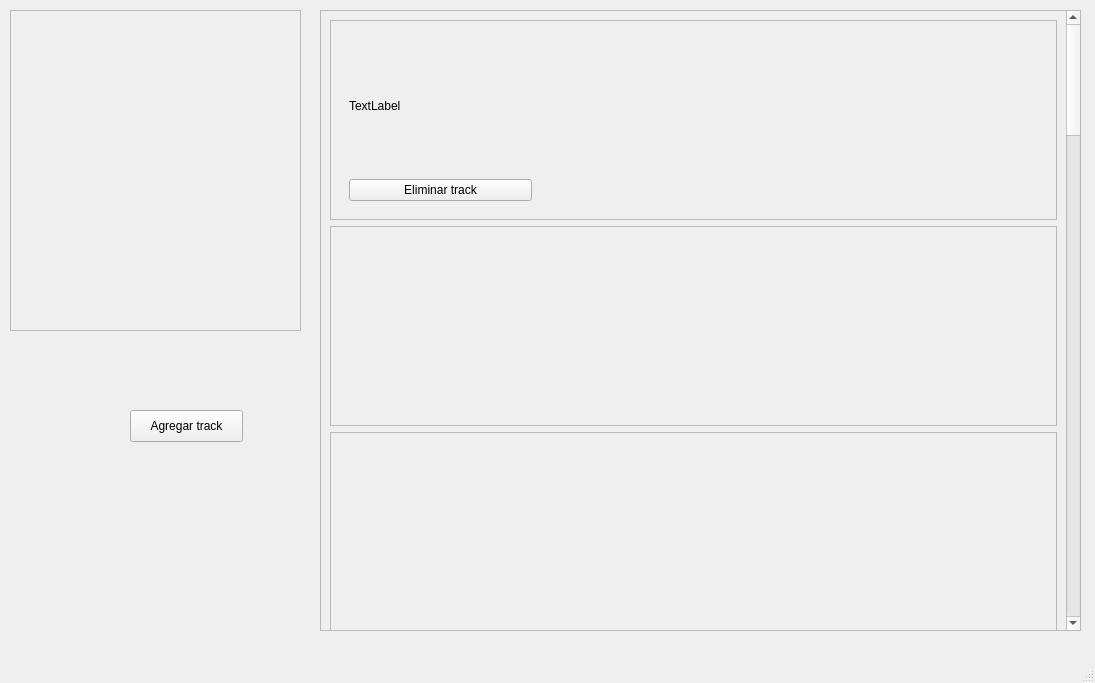
<?xml version="1.0" encoding="UTF-8"?>
<ui version="4.0">
 <class>MainWindow</class>
 <widget class="QMainWindow" name="MainWindow">
  <property name="geometry">
   <rect>
    <x>0</x>
    <y>0</y>
    <width>1095</width>
    <height>683</height>
   </rect>
  </property>
  <property name="minimumSize">
   <size>
    <width>0</width>
    <height>200</height>
   </size>
  </property>
  <property name="windowTitle">
   <string>MainWindow</string>
  </property>
  <widget class="QWidget" name="centralwidget">
   <widget class="QScrollArea" name="scrollArea">
    <property name="geometry">
     <rect>
      <x>320</x>
      <y>10</y>
      <width>761</width>
      <height>621</height>
     </rect>
    </property>
    <property name="widgetResizable">
     <bool>true</bool>
    </property>
    <widget class="QWidget" name="scrollAreaWidgetContents">
     <property name="geometry">
      <rect>
       <x>0</x>
       <y>0</y>
       <width>744</width>
       <height>3464</height>
      </rect>
     </property>
     <layout class="QVBoxLayout" name="trackwindow_layout">
      <item>
       <widget class="QFrame" name="trackui1">
        <property name="minimumSize">
         <size>
          <width>0</width>
          <height>200</height>
         </size>
        </property>
        <property name="layoutDirection">
         <enum>Qt::LeftToRight</enum>
        </property>
        <property name="autoFillBackground">
         <bool>false</bool>
        </property>
        <property name="frameShape">
         <enum>QFrame::StyledPanel</enum>
        </property>
        <property name="frameShadow">
         <enum>QFrame::Raised</enum>
        </property>
        <layout class="QHBoxLayout" name="horizontalLayout">
         <item>
          <widget class="QWidget" name="trackpanel1" native="true">
           <property name="minimumSize">
            <size>
             <width>180</width>
             <height>0</height>
            </size>
           </property>
           <property name="maximumSize">
            <size>
             <width>16777215</width>
             <height>16777215</height>
            </size>
           </property>
           <layout class="QGridLayout" name="gridLayout">
            <item row="1" column="0">
             <widget class="QPushButton" name="pushButton_2">
              <property name="text">
               <string>Eliminar track</string>
              </property>
             </widget>
            </item>
            <item row="0" column="0">
             <widget class="QLabel" name="label">
              <property name="text">
               <string>TextLabel</string>
              </property>
             </widget>
            </item>
           </layout>
          </widget>
         </item>
         <item>
          <widget class="MplWidget" name="tracktimeline1" native="true">
           <property name="minimumSize">
            <size>
             <width>500</width>
             <height>0</height>
            </size>
           </property>
          </widget>
         </item>
        </layout>
       </widget>
      </item>
      <item>
       <widget class="QFrame" name="trackui2">
        <property name="minimumSize">
         <size>
          <width>0</width>
          <height>200</height>
         </size>
        </property>
        <property name="frameShape">
         <enum>QFrame::StyledPanel</enum>
        </property>
        <property name="frameShadow">
         <enum>QFrame::Raised</enum>
        </property>
        <layout class="QHBoxLayout" name="horizontalLayout_2">
         <item>
          <widget class="QWidget" name="trackpanel2" native="true">
           <property name="minimumSize">
            <size>
             <width>180</width>
             <height>0</height>
            </size>
           </property>
           <property name="maximumSize">
            <size>
             <width>16777215</width>
             <height>16777215</height>
            </size>
           </property>
          </widget>
         </item>
         <item>
          <widget class="MplWidget" name="tracktimeline2" native="true">
           <property name="minimumSize">
            <size>
             <width>500</width>
             <height>0</height>
            </size>
           </property>
          </widget>
         </item>
        </layout>
       </widget>
      </item>
      <item>
       <widget class="QFrame" name="trackui3">
        <property name="minimumSize">
         <size>
          <width>0</width>
          <height>200</height>
         </size>
        </property>
        <property name="frameShape">
         <enum>QFrame::StyledPanel</enum>
        </property>
        <property name="frameShadow">
         <enum>QFrame::Raised</enum>
        </property>
        <layout class="QHBoxLayout" name="horizontalLayout_3">
         <item>
          <widget class="QWidget" name="trackpanel3" native="true">
           <property name="minimumSize">
            <size>
             <width>180</width>
             <height>0</height>
            </size>
           </property>
           <property name="maximumSize">
            <size>
             <width>16777215</width>
             <height>16777215</height>
            </size>
           </property>
          </widget>
         </item>
         <item>
          <widget class="MplWidget" name="tracktimeline3" native="true">
           <property name="minimumSize">
            <size>
             <width>500</width>
             <height>0</height>
            </size>
           </property>
          </widget>
         </item>
        </layout>
       </widget>
      </item>
      <item>
       <widget class="QFrame" name="trackui4">
        <property name="minimumSize">
         <size>
          <width>0</width>
          <height>200</height>
         </size>
        </property>
        <property name="frameShape">
         <enum>QFrame::StyledPanel</enum>
        </property>
        <property name="frameShadow">
         <enum>QFrame::Raised</enum>
        </property>
        <layout class="QHBoxLayout" name="horizontalLayout_4">
         <item alignment="Qt::AlignLeft">
          <widget class="QWidget" name="trackpanel4" native="true">
           <property name="minimumSize">
            <size>
             <width>180</width>
             <height>0</height>
            </size>
           </property>
           <property name="maximumSize">
            <size>
             <width>16777215</width>
             <height>16777215</height>
            </size>
           </property>
          </widget>
         </item>
         <item>
          <widget class="MplWidget" name="tracktimeline4" native="true">
           <property name="minimumSize">
            <size>
             <width>500</width>
             <height>0</height>
            </size>
           </property>
          </widget>
         </item>
        </layout>
       </widget>
      </item>
      <item>
       <widget class="QFrame" name="trackui5">
        <property name="minimumSize">
         <size>
          <width>0</width>
          <height>200</height>
         </size>
        </property>
        <property name="frameShape">
         <enum>QFrame::StyledPanel</enum>
        </property>
        <property name="frameShadow">
         <enum>QFrame::Raised</enum>
        </property>
        <layout class="QHBoxLayout" name="horizontalLayout_5">
         <item alignment="Qt::AlignLeft">
          <widget class="QWidget" name="trackpanel5" native="true">
           <property name="minimumSize">
            <size>
             <width>180</width>
             <height>0</height>
            </size>
           </property>
           <property name="maximumSize">
            <size>
             <width>16777215</width>
             <height>16777215</height>
            </size>
           </property>
          </widget>
         </item>
         <item>
          <widget class="MplWidget" name="tracktimeline5" native="true">
           <property name="minimumSize">
            <size>
             <width>500</width>
             <height>0</height>
            </size>
           </property>
          </widget>
         </item>
        </layout>
       </widget>
      </item>
      <item>
       <widget class="QFrame" name="trackui6">
        <property name="minimumSize">
         <size>
          <width>0</width>
          <height>200</height>
         </size>
        </property>
        <property name="frameShape">
         <enum>QFrame::StyledPanel</enum>
        </property>
        <property name="frameShadow">
         <enum>QFrame::Raised</enum>
        </property>
        <layout class="QHBoxLayout" name="horizontalLayout_6">
         <item>
          <widget class="QWidget" name="trackpanel6" native="true">
           <property name="minimumSize">
            <size>
             <width>180</width>
             <height>0</height>
            </size>
           </property>
           <property name="maximumSize">
            <size>
             <width>16777215</width>
             <height>16777215</height>
            </size>
           </property>
          </widget>
         </item>
         <item>
          <widget class="MplWidget" name="tracktimeline6" native="true">
           <property name="minimumSize">
            <size>
             <width>500</width>
             <height>0</height>
            </size>
           </property>
          </widget>
         </item>
        </layout>
       </widget>
      </item>
      <item>
       <widget class="QFrame" name="trackui7">
        <property name="minimumSize">
         <size>
          <width>0</width>
          <height>200</height>
         </size>
        </property>
        <property name="frameShape">
         <enum>QFrame::StyledPanel</enum>
        </property>
        <property name="frameShadow">
         <enum>QFrame::Raised</enum>
        </property>
        <layout class="QHBoxLayout" name="horizontalLayout_7">
         <item>
          <widget class="QWidget" name="trackpanel7" native="true">
           <property name="minimumSize">
            <size>
             <width>180</width>
             <height>0</height>
            </size>
           </property>
           <property name="maximumSize">
            <size>
             <width>16777215</width>
             <height>16777215</height>
            </size>
           </property>
          </widget>
         </item>
         <item>
          <widget class="MplWidget" name="tracktimeline7" native="true">
           <property name="minimumSize">
            <size>
             <width>500</width>
             <height>0</height>
            </size>
           </property>
          </widget>
         </item>
        </layout>
       </widget>
      </item>
      <item>
       <widget class="QFrame" name="trackui8">
        <property name="minimumSize">
         <size>
          <width>0</width>
          <height>200</height>
         </size>
        </property>
        <property name="frameShape">
         <enum>QFrame::StyledPanel</enum>
        </property>
        <property name="frameShadow">
         <enum>QFrame::Raised</enum>
        </property>
        <layout class="QHBoxLayout" name="horizontalLayout_8">
         <item>
          <widget class="QWidget" name="trackpanel8" native="true">
           <property name="minimumSize">
            <size>
             <width>180</width>
             <height>0</height>
            </size>
           </property>
           <property name="maximumSize">
            <size>
             <width>16777215</width>
             <height>16777215</height>
            </size>
           </property>
          </widget>
         </item>
         <item>
          <widget class="MplWidget" name="tracktimeline8" native="true">
           <property name="minimumSize">
            <size>
             <width>500</width>
             <height>0</height>
            </size>
           </property>
          </widget>
         </item>
        </layout>
       </widget>
      </item>
      <item>
       <widget class="QFrame" name="trackui9">
        <property name="minimumSize">
         <size>
          <width>0</width>
          <height>200</height>
         </size>
        </property>
        <property name="frameShape">
         <enum>QFrame::StyledPanel</enum>
        </property>
        <property name="frameShadow">
         <enum>QFrame::Raised</enum>
        </property>
        <layout class="QHBoxLayout" name="horizontalLayout_9">
         <item>
          <widget class="QWidget" name="trackpanel9" native="true">
           <property name="minimumSize">
            <size>
             <width>180</width>
             <height>0</height>
            </size>
           </property>
           <property name="maximumSize">
            <size>
             <width>16777215</width>
             <height>16777215</height>
            </size>
           </property>
          </widget>
         </item>
         <item>
          <widget class="MplWidget" name="tracktimeline9" native="true">
           <property name="minimumSize">
            <size>
             <width>500</width>
             <height>0</height>
            </size>
           </property>
          </widget>
         </item>
        </layout>
       </widget>
      </item>
      <item>
       <widget class="QFrame" name="trackui10">
        <property name="minimumSize">
         <size>
          <width>0</width>
          <height>200</height>
         </size>
        </property>
        <property name="frameShape">
         <enum>QFrame::StyledPanel</enum>
        </property>
        <property name="frameShadow">
         <enum>QFrame::Raised</enum>
        </property>
        <layout class="QHBoxLayout" name="horizontalLayout_10">
         <item>
          <widget class="QWidget" name="trackpanel10" native="true">
           <property name="minimumSize">
            <size>
             <width>180</width>
             <height>0</height>
            </size>
           </property>
           <property name="maximumSize">
            <size>
             <width>16777215</width>
             <height>16777215</height>
            </size>
           </property>
          </widget>
         </item>
         <item>
          <widget class="MplWidget" name="tracktimeline10" native="true">
           <property name="minimumSize">
            <size>
             <width>500</width>
             <height>0</height>
            </size>
           </property>
          </widget>
         </item>
        </layout>
       </widget>
      </item>
      <item>
       <widget class="QFrame" name="trackui11">
        <property name="minimumSize">
         <size>
          <width>0</width>
          <height>200</height>
         </size>
        </property>
        <property name="frameShape">
         <enum>QFrame::StyledPanel</enum>
        </property>
        <property name="frameShadow">
         <enum>QFrame::Raised</enum>
        </property>
        <layout class="QHBoxLayout" name="horizontalLayout_11">
         <item>
          <widget class="QWidget" name="trackpanel11" native="true">
           <property name="minimumSize">
            <size>
             <width>180</width>
             <height>0</height>
            </size>
           </property>
           <property name="maximumSize">
            <size>
             <width>16777215</width>
             <height>16777215</height>
            </size>
           </property>
          </widget>
         </item>
         <item>
          <widget class="MplWidget" name="tracktimeline11" native="true">
           <property name="minimumSize">
            <size>
             <width>500</width>
             <height>0</height>
            </size>
           </property>
          </widget>
         </item>
        </layout>
       </widget>
      </item>
      <item>
       <widget class="QFrame" name="trackui12">
        <property name="minimumSize">
         <size>
          <width>0</width>
          <height>200</height>
         </size>
        </property>
        <property name="frameShape">
         <enum>QFrame::StyledPanel</enum>
        </property>
        <property name="frameShadow">
         <enum>QFrame::Raised</enum>
        </property>
        <layout class="QHBoxLayout" name="horizontalLayout_12">
         <item>
          <widget class="QWidget" name="trackpanel12" native="true">
           <property name="minimumSize">
            <size>
             <width>180</width>
             <height>0</height>
            </size>
           </property>
           <property name="maximumSize">
            <size>
             <width>16777215</width>
             <height>16777215</height>
            </size>
           </property>
          </widget>
         </item>
         <item>
          <widget class="MplWidget" name="tracktimeline12" native="true">
           <property name="minimumSize">
            <size>
             <width>500</width>
             <height>0</height>
            </size>
           </property>
          </widget>
         </item>
        </layout>
       </widget>
      </item>
      <item>
       <widget class="QFrame" name="trackui13">
        <property name="minimumSize">
         <size>
          <width>0</width>
          <height>200</height>
         </size>
        </property>
        <property name="frameShape">
         <enum>QFrame::StyledPanel</enum>
        </property>
        <property name="frameShadow">
         <enum>QFrame::Raised</enum>
        </property>
        <layout class="QHBoxLayout" name="horizontalLayout_13">
         <item>
          <widget class="QWidget" name="trackpanel13" native="true">
           <property name="minimumSize">
            <size>
             <width>180</width>
             <height>0</height>
            </size>
           </property>
           <property name="maximumSize">
            <size>
             <width>16777215</width>
             <height>16777215</height>
            </size>
           </property>
          </widget>
         </item>
         <item>
          <widget class="MplWidget" name="tracktimeline13" native="true">
           <property name="minimumSize">
            <size>
             <width>500</width>
             <height>0</height>
            </size>
           </property>
          </widget>
         </item>
        </layout>
       </widget>
      </item>
      <item>
       <widget class="QFrame" name="trackui14">
        <property name="minimumSize">
         <size>
          <width>0</width>
          <height>200</height>
         </size>
        </property>
        <property name="frameShape">
         <enum>QFrame::StyledPanel</enum>
        </property>
        <property name="frameShadow">
         <enum>QFrame::Raised</enum>
        </property>
        <layout class="QHBoxLayout" name="horizontalLayout_14">
         <item>
          <widget class="QWidget" name="trackpanel14" native="true">
           <property name="minimumSize">
            <size>
             <width>180</width>
             <height>0</height>
            </size>
           </property>
           <property name="maximumSize">
            <size>
             <width>16777215</width>
             <height>16777215</height>
            </size>
           </property>
          </widget>
         </item>
         <item>
          <widget class="MplWidget" name="tracktimeline14" native="true">
           <property name="minimumSize">
            <size>
             <width>500</width>
             <height>0</height>
            </size>
           </property>
          </widget>
         </item>
        </layout>
       </widget>
      </item>
      <item>
       <widget class="QFrame" name="trackui15">
        <property name="minimumSize">
         <size>
          <width>0</width>
          <height>200</height>
         </size>
        </property>
        <property name="frameShape">
         <enum>QFrame::StyledPanel</enum>
        </property>
        <property name="frameShadow">
         <enum>QFrame::Raised</enum>
        </property>
        <layout class="QHBoxLayout" name="horizontalLayout_15">
         <item>
          <widget class="QWidget" name="trackpanel15" native="true">
           <property name="minimumSize">
            <size>
             <width>180</width>
             <height>0</height>
            </size>
           </property>
           <property name="maximumSize">
            <size>
             <width>16777215</width>
             <height>16777215</height>
            </size>
           </property>
          </widget>
         </item>
         <item>
          <widget class="MplWidget" name="tracktimeline15" native="true">
           <property name="minimumSize">
            <size>
             <width>500</width>
             <height>0</height>
            </size>
           </property>
          </widget>
         </item>
        </layout>
       </widget>
      </item>
      <item>
       <widget class="QFrame" name="trackui16">
        <property name="minimumSize">
         <size>
          <width>0</width>
          <height>200</height>
         </size>
        </property>
        <property name="frameShape">
         <enum>QFrame::StyledPanel</enum>
        </property>
        <property name="frameShadow">
         <enum>QFrame::Raised</enum>
        </property>
        <layout class="QHBoxLayout" name="horizontalLayout_16">
         <item>
          <widget class="QWidget" name="trackpanel16" native="true">
           <property name="minimumSize">
            <size>
             <width>180</width>
             <height>0</height>
            </size>
           </property>
           <property name="maximumSize">
            <size>
             <width>16777215</width>
             <height>16777215</height>
            </size>
           </property>
          </widget>
         </item>
         <item>
          <widget class="MplWidget" name="tracktimeline16" native="true">
           <property name="minimumSize">
            <size>
             <width>500</width>
             <height>0</height>
            </size>
           </property>
          </widget>
         </item>
        </layout>
       </widget>
      </item>
     </layout>
    </widget>
   </widget>
   <widget class="QFrame" name="frame">
    <property name="geometry">
     <rect>
      <x>10</x>
      <y>10</y>
      <width>291</width>
      <height>321</height>
     </rect>
    </property>
    <property name="frameShape">
     <enum>QFrame::StyledPanel</enum>
    </property>
    <property name="frameShadow">
     <enum>QFrame::Raised</enum>
    </property>
   </widget>
   <widget class="QPushButton" name="pushButton">
    <property name="geometry">
     <rect>
      <x>130</x>
      <y>410</y>
      <width>113</width>
      <height>32</height>
     </rect>
    </property>
    <property name="text">
     <string>Agregar track</string>
    </property>
   </widget>
  </widget>
  <widget class="QMenuBar" name="menubar">
   <property name="geometry">
    <rect>
     <x>0</x>
     <y>0</y>
     <width>1095</width>
     <height>22</height>
    </rect>
   </property>
  </widget>
  <widget class="QStatusBar" name="statusbar"/>
 </widget>
 <customwidgets>
  <customwidget>
   <class>MplWidget</class>
   <extends>QWidget</extends>
   <header>MplWidget.h</header>
   <container>1</container>
  </customwidget>
 </customwidgets>
 <resources/>
 <connections/>
</ui>
